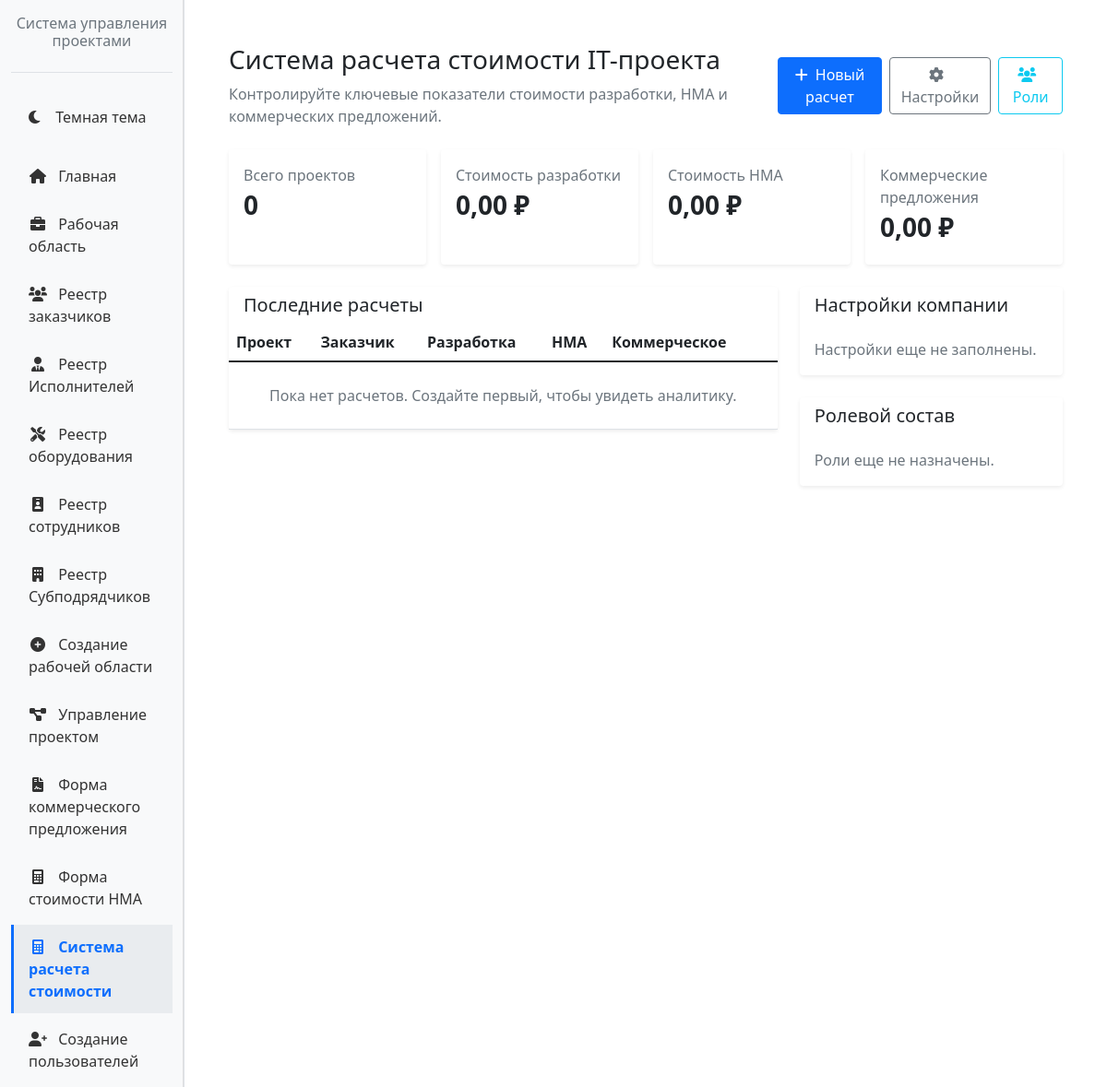
/itcost/ (signed in), run on an earlier commit of the app's database.
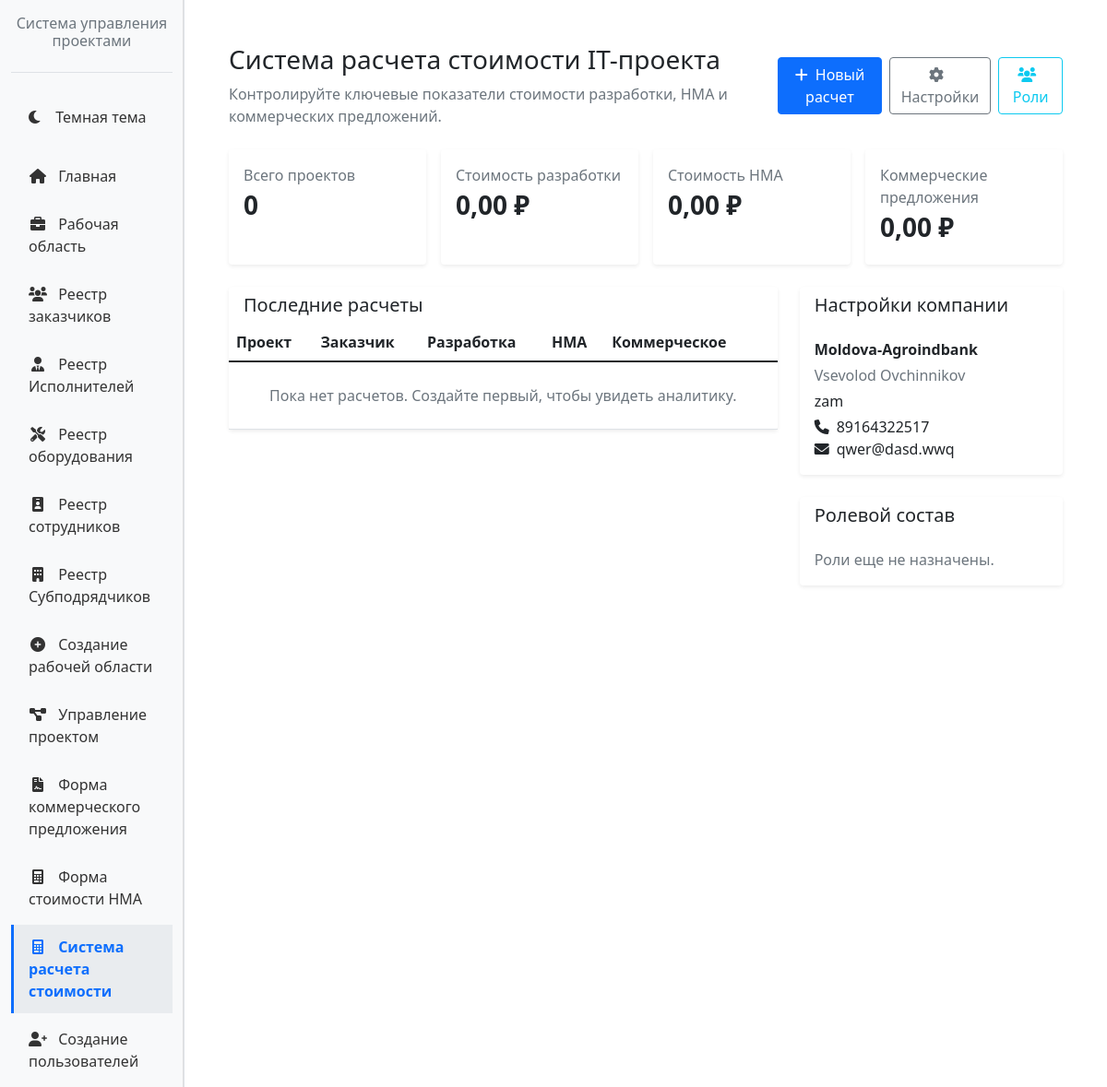
And on a later commit of the database.
### itcost/models.py (models this page shows, shortened)
class OrganizationSettings(models.Model):
    company_name = models.CharField(
        max_length=255, verbose_name="Название компании", blank=True
    )
    director_full_name = models.CharField(
        max_length=255, verbose_name="ФИО руководителя", blank=True
    )
    director_position = models.CharField(
        max_length=255, verbose_name="Должность руководителя", blank=True
    )
    logo = models.ImageField(
        upload_to="organization_logos/",
        verbose_name="Логотип предприятия",
        blank=True,
        null=True,
    )
    contact_phone = models.CharField(
        max_length=32, verbose_name="Контактный телефон", blank=True
    )
    contact_email = models.EmailField(verbose_name="Контактный email", blank=True)
    updated_at = models.DateTimeField(auto_now=True)
    class Meta:
        verbose_name = "Настройки организации"
        verbose_name_plural = "Настройки организации"

### itcost/views.py (the view)
# urls.py: path("", views.CostDashboardView.as_view(), name="dashboard"),
class CostDashboardView(LoginRequiredMixin, ListView):
    model = CostCalculation
    template_name = "itcost/dashboard.html"
    context_object_name = "calculations"
    paginate_by = 10
    def get_queryset(self):
        return CostCalculation.objects.select_related("created_by")
    def get_context_data(self, **kwargs):
        context = super().get_context_data(**kwargs)
        qs = self.get_queryset()
        aggregates = qs.aggregate(
            development_total=Sum("development_cost"),
            intangible_total=Sum("intangible_asset_cost"),
            commercial_total=Sum("commercial_offer_cost"),
        )
        context["metrics"] = {
            "development_total": aggregates["development_total"] or Decimal("0.00"),
            "intangible_total": aggregates["intangible_total"] or Decimal("0.00"),
            "commercial_total": aggregates["commercial_total"] or Decimal("0.00"),
            "projects_count": qs.count(),
        }
        context["organization_settings"] = OrganizationSettings.objects.first()
        role_labels = dict(RoleAssignment.ROLE_CHOICES)
        role_summary = RoleAssignment.objects.values("role").annotate(
            total=Count("role")
        )
        context["role_breakdown"] = [
            {"label": role_labels.get(item["role"], item["role"]), "total": item["total"]}
            for item in role_summary
        ]
        return context

### itcost/templates/itcost/dashboard.html (shortened to what the changed rows need)
{% extends "itcost/base_with_sidebar.html" %}
{% block main_content %}
<div class="container py-4">
    <div class="d-flex justify-content-between align-items-center mb-4">
        <div>
            <h1 class="h3">Система расчета стоимости IT-проекта</h1>
        </div>
    </div>
    <div class="row g-4">
        <div class="col-lg-8">
            <div class="card shadow-sm border-0 mb-4">
                <div class="table-responsive">
                    <table class="table align-middle mb-0">
                        <thead>
                            <tr>
                                <th>Проект</th>
                                <th>Заказчик</th>
                                <th>Разработка</th>
                                <th>НМА</th>
                                <th>Коммерческое</th>
                                <th></th>
                            </tr>
                        </thead>
                    </table>
                </div>
            </div>
        </div>
        <div class="col-lg-4">
            <div class="card shadow-sm border-0 mb-4">
                <div class="card-body">
                    {% if organization_settings %}
                        <p class="mb-1"><strong>{{ organization_settings.company_name|default:"Название не указано" }}</strong></p>
                        <p class="mb-1 text-muted">{{ organization_settings.director_full_name|default:"Руководитель не указан" }}</p>
                        <p class="mb-1">{{ organization_settings.director_position|default:"Должность не указана" }}</p>
                        <p class="mb-0">
                            <i class="fa-solid fa-phone me-2"></i>{{ organization_settings.contact_phone|default:"—" }}<br>
                            <i class="fa-solid fa-envelope me-2"></i>{{ organization_settings.contact_email|default:"—" }}
                        </p>
                    {% else %}
                        <p class="text-muted mb-0">Настройки еще не заполнены.</p>
                    {% endif %}
                </div>
            </div>
        </div>
    </div>
</div>
{% endblock main_content %}

What changed in the data, as far as the page shows it:
added OrganizationSettings: company_name "Moldova-Agroindbank", director_full_name "Vsevolod Ovchinnikov", director_position "zam", contact_phone "89164322517", contact_email "qwer@dasd.wwq"
Also different on the page:
text no longer shown: "Настройки еще не заполнены."
